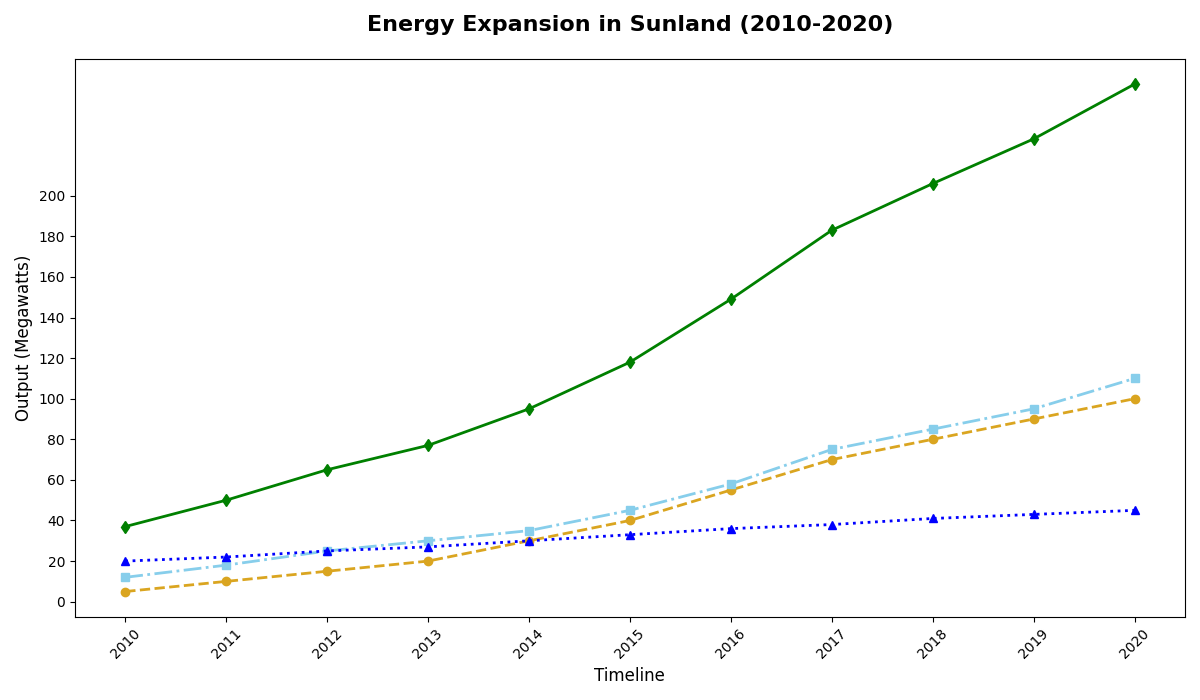

Write the Python code that produced this figure.
import matplotlib.pyplot as plt
import numpy as np

years = np.arange(2010, 2021)
solar_energy = np.array([5, 10, 15, 20, 30, 40, 55, 70, 80, 90, 100])
wind_energy = np.array([12, 18, 25, 30, 35, 45, 58, 75, 85, 95, 110])
hydro_energy = np.array([20, 22, 25, 27, 30, 33, 36, 38, 41, 43, 45])
total_energy = solar_energy + wind_energy + hydro_energy

plt.figure(figsize=(12, 7))
plt.plot(years, solar_energy, color='goldenrod', linestyle='--', marker='o', linewidth=2)
plt.plot(years, wind_energy, color='skyblue', linestyle='-.', marker='s', linewidth=2)
plt.plot(years, hydro_energy, color='blue', linestyle=':', marker='^', linewidth=2)
plt.plot(years, total_energy, color='green', linestyle='-', marker='d', linewidth=2)

plt.title('Energy Expansion in Sunland (2010-2020)', fontsize=16, fontweight='bold', pad=20)
plt.xlabel('Timeline', fontsize=12)
plt.ylabel('Output (Megawatts)', fontsize=12)

plt.xticks(years, rotation=45)
plt.yticks(np.arange(0, 201, 20))

plt.tight_layout()
plt.show()
